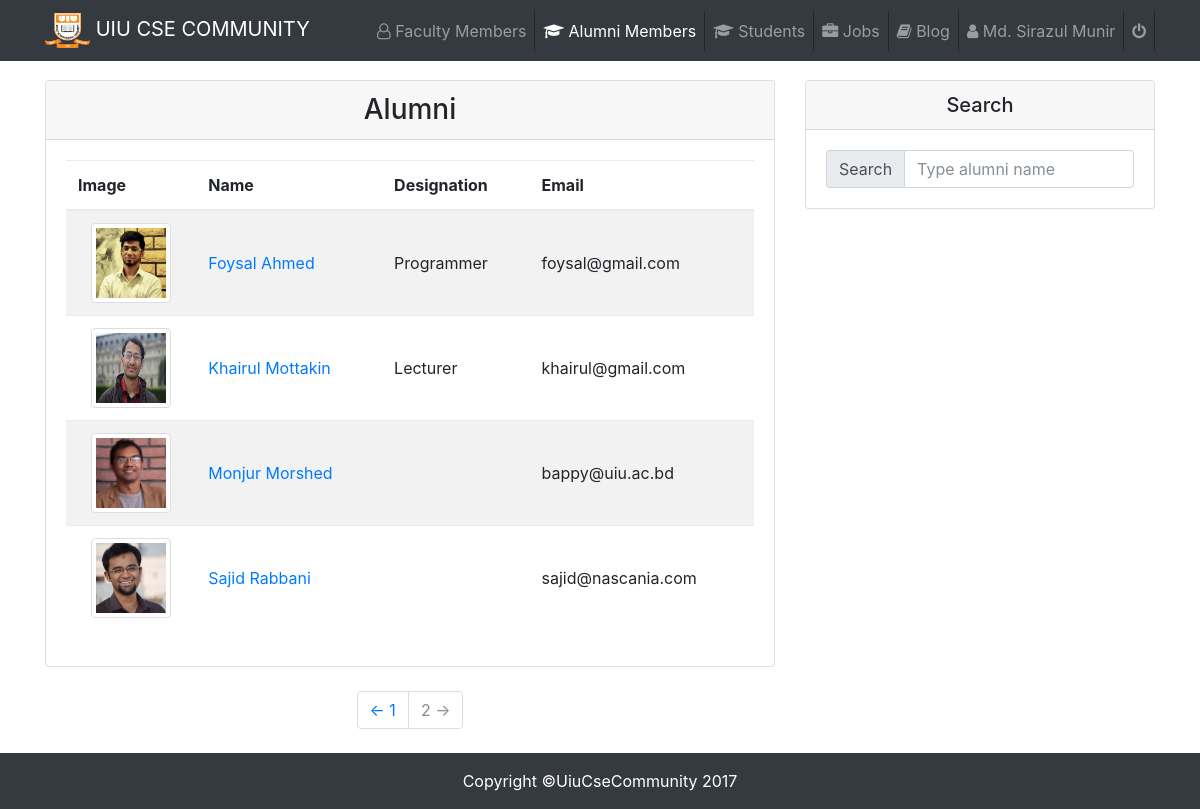
/Student/alumni.php (signed in), run on the app's committed database.
### tables this page shows
CREATE TABLE `student` (
  `id` int(11) NOT NULL,
  `name` varchar(100) NOT NULL,
  `designation` varchar(500) NOT NULL,
  `email` varchar(100) NOT NULL,
  `sID` varchar(10) NOT NULL,
  `fID` varchar(100) NOT NULL,
  `tID` varchar(100) NOT NULL,
  `inID` varchar(100) NOT NULL,
  `address` varchar(100) NOT NULL,
  `hobby` varchar(500) NOT NULL,
  `blood` varchar(50) NOT NULL,
  `projects` varchar(500) NOT NULL,
  `password` varchar(20) NOT NULL,
  `sPhoto` varchar(500) NOT NULL
);

CREATE TABLE `alumni` (
  `id` int(11) NOT NULL,
  `name` varchar(100) NOT NULL,
  `email` varchar(100) NOT NULL,
  `designation` varchar(100) NOT NULL,
  `company` varchar(500) NOT NULL,
  `experience` varchar(500) NOT NULL,
  `projects` varchar(500) NOT NULL,
  `hobby` varchar(100) NOT NULL,
  `fID` varchar(500) NOT NULL,
  `tID` varchar(100) NOT NULL,
  `inID` varchar(100) NOT NULL,
  `address` varchar(100) NOT NULL,
  `password` varchar(20) NOT NULL,
  `alumniphoto` varchar(500) NOT NULL
);

### Student/alumni.php (the view, shortened to what this page needs)
<?php
    require_once ('../dbConnect.php');
    $user = $_SESSION['email'];
    $sql1 = $conn->query("SELECT * FROM `student` WHERE (email = '$user') ");
    $result1 = mysqli_fetch_array($sql1);
    $row1 = $conn->query("SELECT * FROM `alumni` WHERE 1");
 ?>
<!DOCTYPE html>
<html lang="en">
  <head>
    <link href="vendor/bootstrap/css/bootstrap.min.css" rel="stylesheet">
    <link rel="stylesheet" href="https://cdnjs.cloudflare.com/ajax/libs/font-awesome/4.7.0/css/font-awesome.min.css">
    <link href="http://maxcdn.bootstrapcdn.com/font-awesome/4.2.0/css/font-awesome.min.css" rel="stylesheet">
    <link rel="stylesheet" type="text/css" href="css/socialicon.css">
    <link href="css/blog-home.css" rel="stylesheet">
    <link rel="stylesheet" type="text/css" href="css/custom.css">
  </head>
  <body>
   <nav class="navbar navbar-expand-lg navbar-dark bg-dark fixed-top">
      <div class="container">
        <a class="navbar-brand" href="#"><img src="img/uiu.png" height="35" width="45" alt=""> UIU CSE COMMUNITY</a>
        <div class="collapse navbar-collapse" id="navbarResponsive">
          <ul class="navbar-nav ml-auto">
            <li class="nav-item" style="border-right: 1px solid;">
              <a class="nav-link" href="faculty.php"><i class="fa fa-user-o" aria-hidden="true"></i> Faculty Members</a>
            </li>
            <li class="nav-item  active" style="border-right: 1px solid;">
              <a class="nav-link" href="alumni.php"><i class="fa fa-graduation-cap" aria-hidden="true"></i> Alumni Members<span class="sr-only">(current)</span></a>
            </li>
            <li class="nav-item" style="border-right: 1px solid;">
              <a class="nav-link" href="students.php"><i class="fa fa-graduation-cap" aria-hidden="true"></i> Students</a>
            </li>
            <li class="nav-item" style="border-right: 1px solid;">
              <a class="nav-link" href="job/job.php"><i class="fa fa-briefcase" aria-hidden="true"></i> Jobs</a>
            </li>
            <li class="nav-item" style="border-right: 1px solid;">
              <a class="nav-link" href="blog/blog.php"><i class="fa fa-book" aria-hidden="true"></i> Blog</a>
            </li>
            <li class="nav-item" style="border-right: 1px solid;">
              <a class="nav-link" href="timeline.php"><i class="fa fa-user" aria-hidden="true"></i> <?php echo $result1['name']; ?></a>
            </li>
            <li class="nav-item" style="border-right: 1px solid;">
              <a class="nav-link" href="logout.php"><i class="fa fa-power-off" aria-hidden="true"></i></a>
            </li>
          </ul>
        </div>
      </div>
    </nav>
    <div class="container">
      <div class="row">
        <div class="col-md-8">
          <div class="card my-4">
            <h3 align="center" class="card-header">Alumni</h3>
            <div class="card-body">
              <table class="table table-striped" id="student_table">
                  <thead>
                      <tr>
                        <th>Image</th>
                        <th>Name</th>
                        <th>Designation</th>
                        <th>Email</th>
                      </tr>
                  </thead>
                  <tbody>
                      <?php while($result2 = mysqli_fetch_array($row1))  { ?>
                      <tr>
                        <td> <img class="img-thumbnail avatar avatar-original" style="-webkit-user-select:none; display:block; margin:auto;"  width="50" height="50" <?php echo "<img src='../Photos/".$result2['alumniphoto']."'> "; ?> </td>
                        <td> <a href="alumniDetails.php?id=<?php echo $result2['id']; ?>"> <?php echo $result2['name']; ?> </a> </td>
                        <td> <?php echo $result2['designation']; ?> </td>
                        <td> <?php echo $result2['email']; ?> </td>
                      </tr>
                      <?php } ?>
                  </tbody>
              </table>
            </div>
          </div>
          <ul class="pagination justify-content-center mb-4">
            <li class="page-item">
              <a class="page-link" href="#">&larr; 1 </a>
            </li>
            <li class="page-item disabled">
              <a class="page-link" href="#">2 &rarr;</a>
            </li>
          </ul>
        </div>
        <div class="col-md-4">
          <div class="card my-4">
            <h5 align="center" class="card-header">Search</h5>
            <div class="card-body">
              <div class="input-group">
               <span class="input-group-addon">Search</span>
               <input type="text" name="search_text" id="search_text" placeholder="Type alumni name" class="form-control"/>
              </div>
            </div>
          </div>
        </div>
      </div>
    </div>
    <footer class="py-3 bg-dark">
      <div class="container">
        <p class="m-0 text-center text-white">Copyright &copy;UiuCseCommunity 2017</p>
      </div>
    </footer>
  </body>
</html>

### Student/css/blog-home.css (style rules this page uses)
body { padding-top: 54px; }
@media (min-width: 992px) { body { padding-top: 56px; } }

### Student/css/custom.css (style rules this page uses)
.table > tbody > tr > td { vertical-align: middle; }
.table > tbody > tr > td > img { height: 80px; width: 80px; }

### data on the page
student: name "Md. Sirazul Munir"
alumni: alumniphoto (picture), name "Foysal Ahmed", designation "Programmer", email "foysal@gmail.com"
alumni: alumniphoto (picture), name "Khairul Mottakin", designation "Lecturer", email "khairul@gmail.com"
alumni: alumniphoto (picture), name "Monjur Morshed", email "bappy@uiu.ac.bd"
alumni: alumniphoto (picture), name "Sajid Rabbani", email "sajid@nascania.com"
